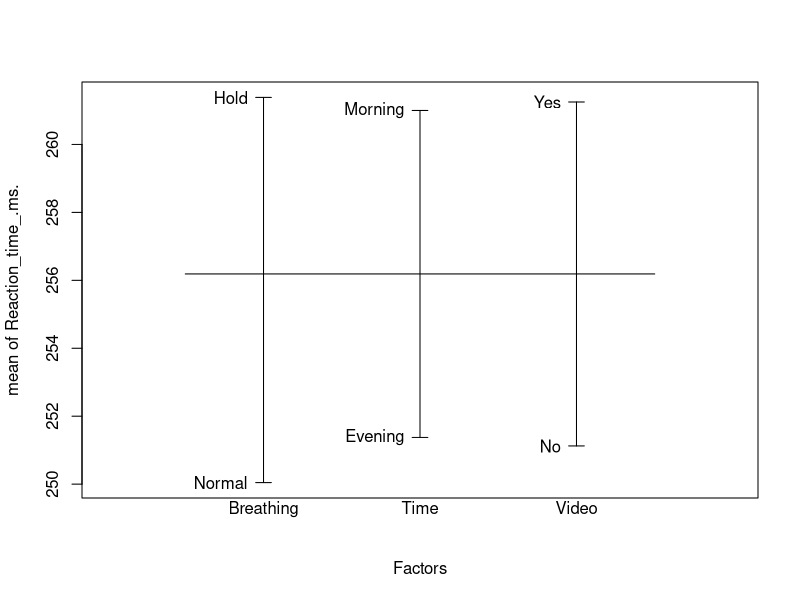
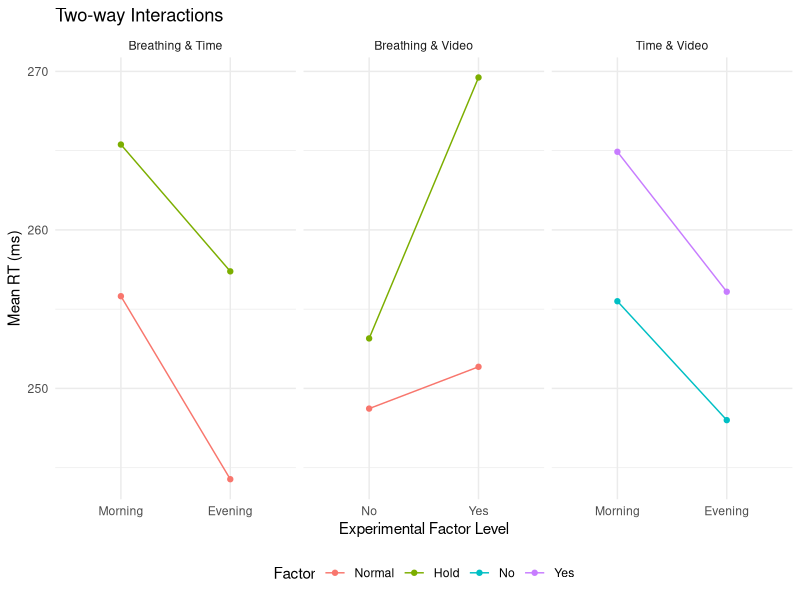
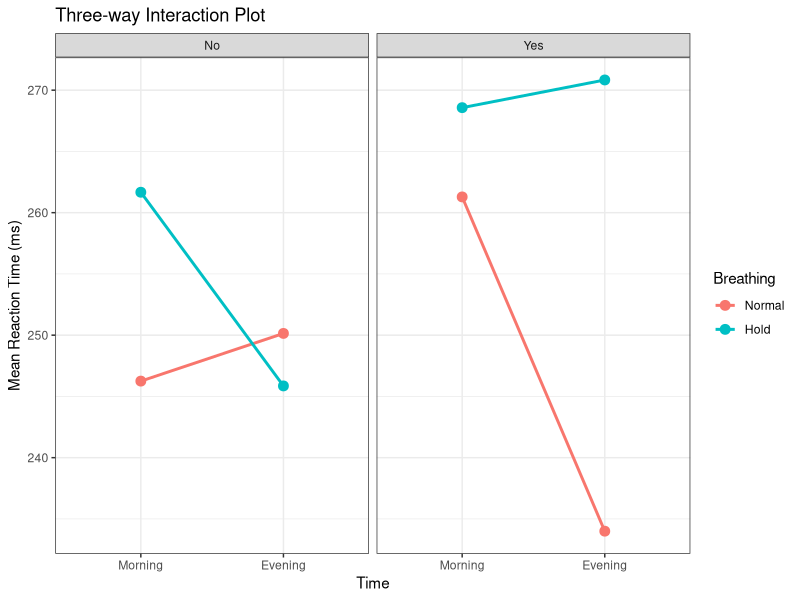

Generate these figures, in order, with R:
## ---- chunk 1
library(tidyverse)
library(ggplot2)
library(gtable)
dat <- read.csv('Stat 158 FP data.csv')
dat$Breathing <- factor(dat$Breathing, levels = c("Normal", "Hold"))
dat$Time <- factor(dat$Time, levels = c("Morning", "Evening"))
dat$Video <- factor(dat$Video, levels = c("No", "Yes"))
## ---- chunk 2
#| label: tbl-anova
#| tbl-cap: "2x2x2 ANOVA Results"

library(knitr)

# Re-running the model for the table output
fit <- lm(Reaction_time_.ms. ~ Person + Breathing * Time * Video, data = dat)
aov_tab <- anova(fit)

# Outputting as a clean table
kable(aov_tab, 
      digits = 3, 
      caption = "ANOVA Results for Reaction Time Analysis")
## ---- chunk 3
#| label: fig-main-effects
#| fig-cap: "Main Effects of Experimental Factors on Reaction Time"
plot.design(Reaction_time_.ms. ~ Breathing + Time + Video, data = dat)
## ---- chunk 4
#| label: fig-2way-interactions
#| fig-cap: "Two-way Interaction Plots for Breathing, Time, and Video."
#| fig-width: 12
#| fig-height: 4

facet_dat <- bind_rows(
  dat %>% mutate(Interaction = "Breathing & Time",  X_Val = Time,  Group_Var = Breathing),
  dat %>% mutate(Interaction = "Breathing & Video", X_Val = Video, Group_Var = Breathing),
  dat %>% mutate(Interaction = "Time & Video",      X_Val = Time,  Group_Var = Video)
)

ggplot(facet_dat, aes(x = X_Val, y = Reaction_time_.ms., color = Group_Var, group = Group_Var)) +
  stat_summary(fun = mean, geom = "line") +
  stat_summary(fun = mean, geom = "point") +
  facet_wrap(~Interaction, scales = "free_x") +
  labs(title = "Two-way Interactions",
       x = "Experimental Factor Level",
       y = "Mean RT (ms)",
       color = "Factor") +
  theme_minimal() +
  theme(legend.position = "bottom")
## ---- chunk 5
#| label: fig-3way-interaction
#| fig-cap: "Three-way Interaction Plot: Breathing x Time, faceted by Video type."
#| echo: false
#| fig-width: 12
#| fig-height: 4


ggplot(dat, aes(x = Time, y = Reaction_time_.ms., color = Breathing, group = Breathing)) +
  stat_summary(fun = mean, geom = "line", size = 1) +
  stat_summary(fun = mean, geom = "point", size = 3) +
  facet_wrap(~Video) + 
  labs(title = "Three-way Interaction Plot",
       y = "Mean Reaction Time (ms)") +
  theme_bw()
## ---- chunk 6
#| label: tbl-experiments
#| tbl-cap: "Raw Experimental Data"
raw_data <- read.csv("Stat 158 FP data.csv")
knitr::kable(raw_data)
